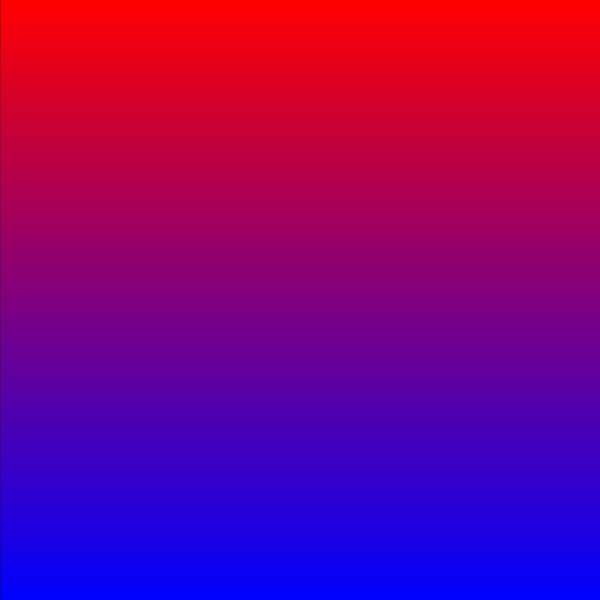
Frame 1 (no input)
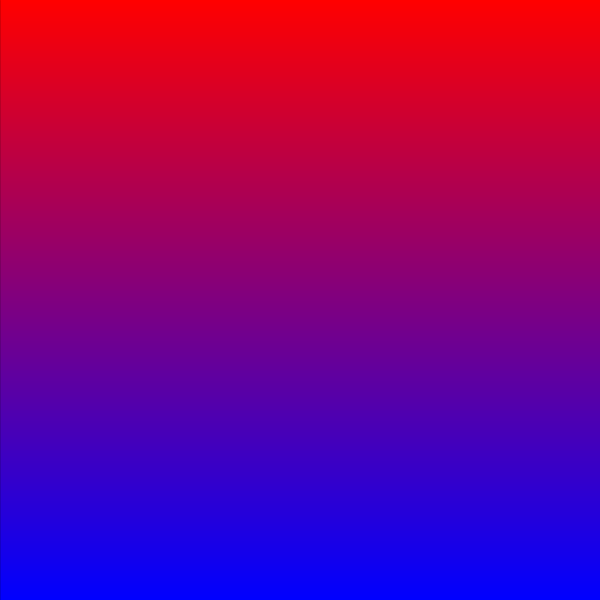
Frame 60 (the mouse pressed at the canvas centre just before this capture)
Frame 120 (the mouse held since frame 60 and released just before this capture): identical to frame 60, image omitted

The Processing sketch that drew these frames (run headless with seeded random() and noise(); from frame 60 on, the mouse is pressed at the canvas centre):

// Processing sketch: sketch_240625C
// ── sketch_240625C.pde

// repaso de map() y learColor()

void setup(){
  size( 600, 600 );
}

void draw(){
  // ejemplo con map()
  for( int i = 0 ; i < width ; i++ ){
    float m = map( i, 0, 600, 0, 255 );  // traspolo las 600 iteraciones a los 255 valores de color
    stroke( m );  // escala de grises
    line( i, 0, i, height );
  }
  
  //ejemplo con lerpColor() !PISA EL ANTERIOR
  for( int j = 0 ; j < height ; j++ ){
    color a = color(255, 0, 0);  //rojo puro
    color b = color(0, 0, 255 );  // azul puro
    
    float m = map( j, 0, 600, 0, 1 );
    color l = lerpColor( a, b, m );
        
    stroke( l );
    line( 0, j, width, j );
  }
}
